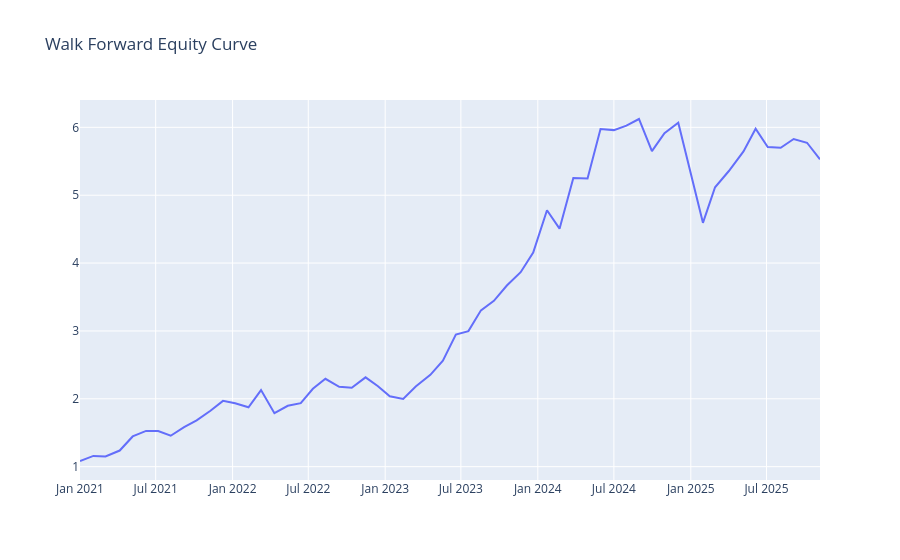

Notebook code cell kept with this figure:
### Code cell
import plotly.graph_objects as go

fig = go.Figure()

fig.add_trace(
    go.Scatter(
        x=equity.index,
        y=equity.values,
        name="Walk Forward"
    )
)

fig.update_layout(
    title="Walk Forward Equity Curve",
    hovermode="x unified"
)

fig.write_html(
    "walk_forward_equity_curve.html"
)

fig.show()
